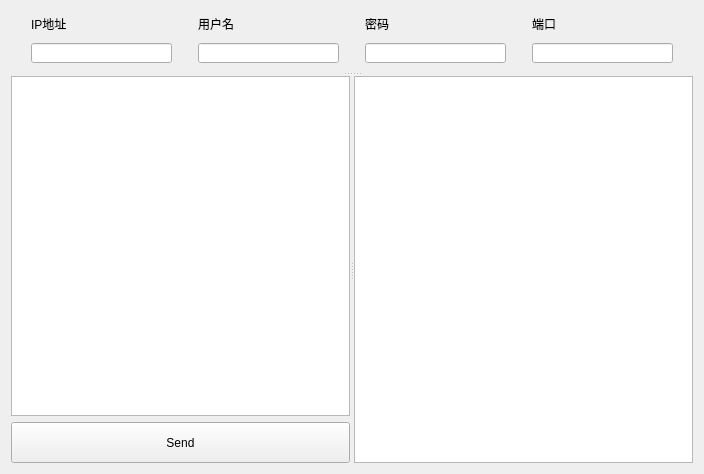
<?xml version="1.0" encoding="UTF-8"?>
<ui version="4.0">
 <class>Form</class>
 <widget class="QWidget" name="Form">
  <property name="geometry">
   <rect>
    <x>0</x>
    <y>0</y>
    <width>704</width>
    <height>474</height>
   </rect>
  </property>
  <property name="windowTitle">
   <string>Form</string>
  </property>
  <layout class="QGridLayout" name="gridLayout">
   <item row="0" column="0">
    <widget class="QSplitter" name="splitter_2">
     <property name="orientation">
      <enum>Qt::Vertical</enum>
     </property>
     <widget class="QWidget" name="">
      <layout class="QHBoxLayout" name="horizontalLayout">
       <item>
        <layout class="QVBoxLayout" name="verticalLayout">
         <item>
          <widget class="QLabel" name="label_4">
           <property name="minimumSize">
            <size>
             <width>141</width>
             <height>12</height>
            </size>
           </property>
           <property name="maximumSize">
            <size>
             <width>141</width>
             <height>12</height>
            </size>
           </property>
           <property name="text">
            <string>IP地址</string>
           </property>
          </widget>
         </item>
         <item>
          <widget class="QLineEdit" name="lineEdit_ip">
           <property name="minimumSize">
            <size>
             <width>141</width>
             <height>20</height>
            </size>
           </property>
           <property name="maximumSize">
            <size>
             <width>141</width>
             <height>20</height>
            </size>
           </property>
          </widget>
         </item>
        </layout>
       </item>
       <item>
        <layout class="QVBoxLayout" name="verticalLayout_2">
         <item>
          <widget class="QLabel" name="label">
           <property name="minimumSize">
            <size>
             <width>141</width>
             <height>12</height>
            </size>
           </property>
           <property name="maximumSize">
            <size>
             <width>141</width>
             <height>12</height>
            </size>
           </property>
           <property name="text">
            <string>用户名</string>
           </property>
          </widget>
         </item>
         <item>
          <widget class="QLineEdit" name="lineEdit_usr">
           <property name="minimumSize">
            <size>
             <width>141</width>
             <height>20</height>
            </size>
           </property>
           <property name="maximumSize">
            <size>
             <width>141</width>
             <height>20</height>
            </size>
           </property>
          </widget>
         </item>
        </layout>
       </item>
       <item>
        <layout class="QVBoxLayout" name="verticalLayout_3">
         <item>
          <widget class="QLabel" name="label_2">
           <property name="minimumSize">
            <size>
             <width>141</width>
             <height>12</height>
            </size>
           </property>
           <property name="maximumSize">
            <size>
             <width>141</width>
             <height>12</height>
            </size>
           </property>
           <property name="text">
            <string>密码</string>
           </property>
          </widget>
         </item>
         <item>
          <widget class="QLineEdit" name="lineEdit_pwd">
           <property name="minimumSize">
            <size>
             <width>141</width>
             <height>20</height>
            </size>
           </property>
           <property name="maximumSize">
            <size>
             <width>141</width>
             <height>20</height>
            </size>
           </property>
          </widget>
         </item>
        </layout>
       </item>
       <item>
        <layout class="QVBoxLayout" name="verticalLayout_4">
         <item>
          <widget class="QLabel" name="label_3">
           <property name="minimumSize">
            <size>
             <width>141</width>
             <height>12</height>
            </size>
           </property>
           <property name="maximumSize">
            <size>
             <width>141</width>
             <height>12</height>
            </size>
           </property>
           <property name="text">
            <string>端口</string>
           </property>
          </widget>
         </item>
         <item>
          <widget class="QLineEdit" name="lineEdit_port">
           <property name="minimumSize">
            <size>
             <width>141</width>
             <height>20</height>
            </size>
           </property>
           <property name="maximumSize">
            <size>
             <width>141</width>
             <height>20</height>
            </size>
           </property>
          </widget>
         </item>
        </layout>
       </item>
      </layout>
     </widget>
     <widget class="QSplitter" name="splitter">
      <property name="orientation">
       <enum>Qt::Horizontal</enum>
      </property>
      <widget class="QWidget" name="">
       <layout class="QVBoxLayout" name="verticalLayout_5">
        <item>
         <widget class="QTextEdit" name="textEdit_cmdlist"/>
        </item>
        <item>
         <widget class="QPushButton" name="pushButton_sendcmd">
          <property name="sizePolicy">
           <sizepolicy hsizetype="Preferred" vsizetype="Fixed">
            <horstretch>0</horstretch>
            <verstretch>0</verstretch>
           </sizepolicy>
          </property>
          <property name="minimumSize">
           <size>
            <width>251</width>
            <height>41</height>
           </size>
          </property>
          <property name="text">
           <string>Send</string>
          </property>
         </widget>
        </item>
       </layout>
      </widget>
      <widget class="QTextEdit" name="textEdit_showresult"/>
     </widget>
    </widget>
   </item>
  </layout>
 </widget>
 <resources/>
 <connections/>
</ui>
